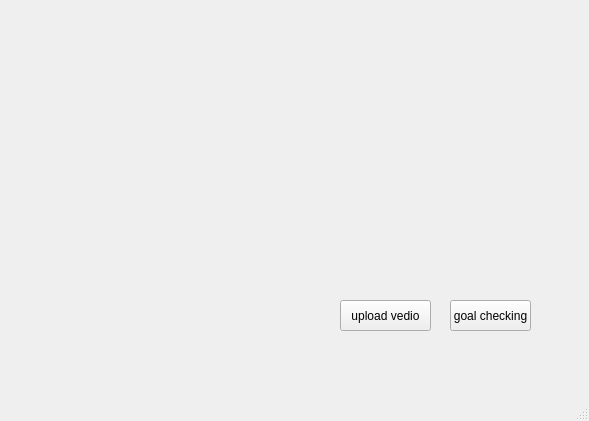
<?xml version="1.0" encoding="UTF-8"?>
<ui version="4.0">
 <class>MainWindow</class>
 <widget class="QMainWindow" name="MainWindow">
  <property name="geometry">
   <rect>
    <x>0</x>
    <y>0</y>
    <width>589</width>
    <height>421</height>
   </rect>
  </property>
  <property name="windowTitle">
   <string>MainWindow</string>
  </property>
  <widget class="QWidget" name="centralwidget">
   <widget class="QPushButton" name="Button1">
    <property name="geometry">
     <rect>
      <x>340</x>
      <y>300</y>
      <width>91</width>
      <height>31</height>
     </rect>
    </property>
    <property name="text">
     <string>upload vedio</string>
    </property>
   </widget>
   <widget class="QPushButton" name="Button2">
    <property name="geometry">
     <rect>
      <x>450</x>
      <y>300</y>
      <width>81</width>
      <height>31</height>
     </rect>
    </property>
    <property name="text">
     <string>goal checking</string>
    </property>
   </widget>
  </widget>
  <widget class="QMenuBar" name="menubar">
   <property name="geometry">
    <rect>
     <x>0</x>
     <y>0</y>
     <width>589</width>
     <height>20</height>
    </rect>
   </property>
  </widget>
  <widget class="QStatusBar" name="statusbar"/>
 </widget>
 <resources/>
 <connections/>
</ui>
